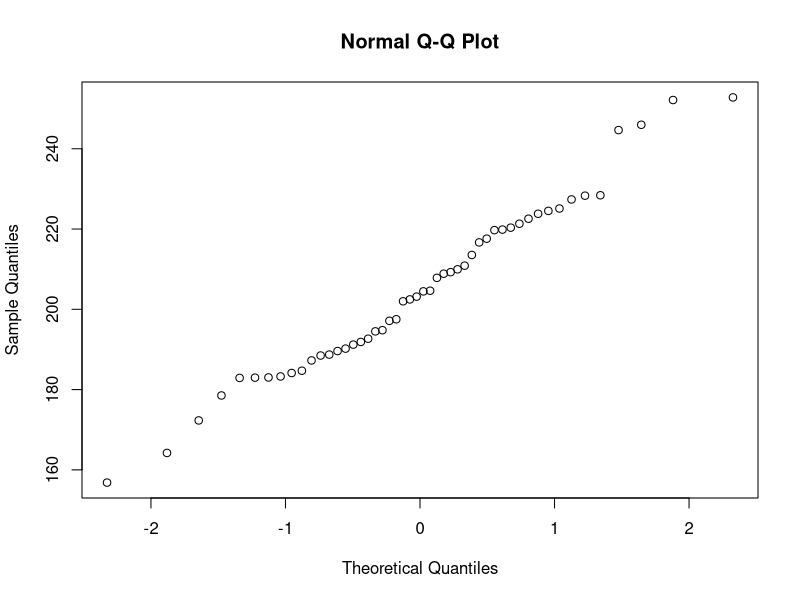
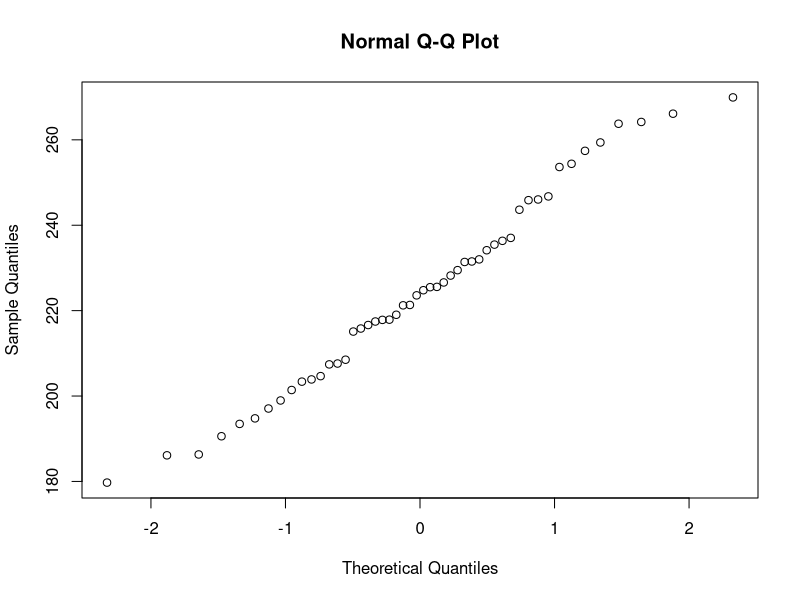
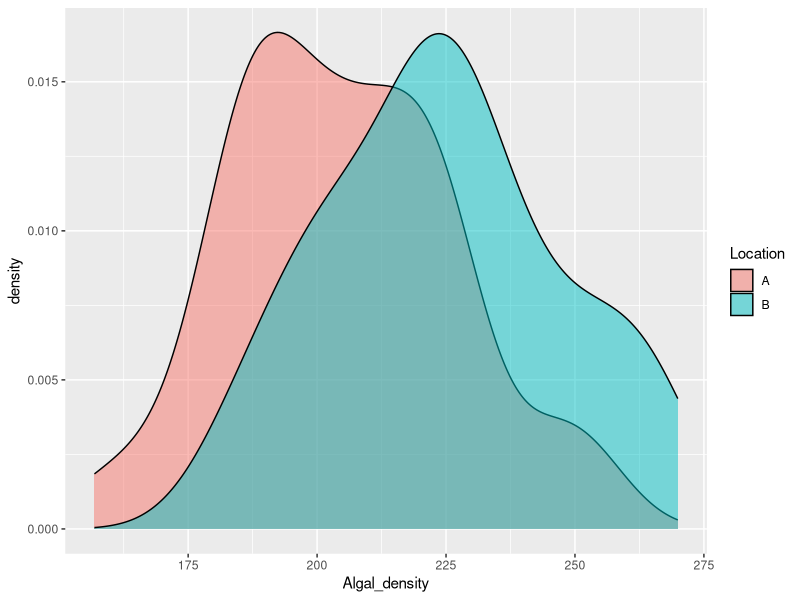
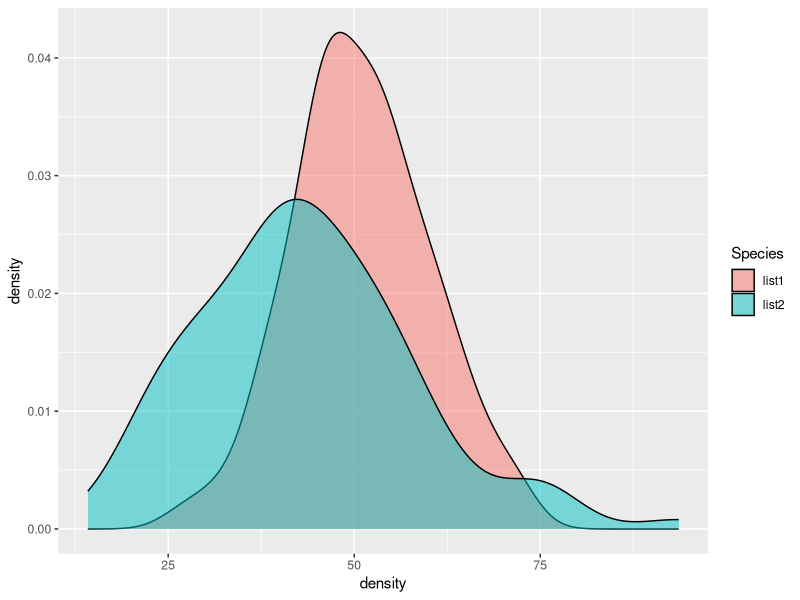

The R source for these figures, in order:
## ---- chunk 1
A <- rnorm(50, 200, 20)
B <- rnorm(50, 220, 20)
## ---- chunk 2
#We can see the distributution here - Looks as though Hist A has some outliers on the lower end of the scale
qqnorm(A)
qqnorm(B)
# Here are outliers above 3 SD away from the mean.
# A
Tmin = 200 - (3*20)
Tmax = 200 + (3*20)
A[which(A < Tmin | A > Tmax)]

#B 
Tmin = 220 - (3*20)
Tmax = 220 + (3*20)
B[which(B < Tmin | B > Tmax)]
## ---- chunk 3
d.f <- data.frame(A, B)
library(ggplot2)
# Collating the data using rep to plot 50 A's and 50 B's and then fill sheet with rnorm data. 
d.f <- data.frame(Location = c(rep("A", 50), rep("B", 50)), Algal_density = c(A, B))


ggplot(d.f, aes(x = Algal_density, fill = Location)) +
  geom_density(alpha = 0.5)


## ---- chunk 4
#binominal 50 x 10 sample test with a 0.7 and 0.5 probability of finsing the algal species
Loc.A <- rbinom(50 ,10, 0.7)
print(Loc.A)
Loc.B <- rbinom(50, 10, 0.5)
print(Loc.B)

median(Loc.A) - median(Loc.B)
## ---- chunk 5
# Probability of observing exactly 5 occurrences in a month
probability_5 <- dpois(5, lambda = 3)

# Probability of observing 3 or fewer occurrences in a month
probability_3_or_fewer <- ppois(3, lambda = 3)

probability_5
probability_3_or_fewer
## ---- chunk 6
list1 <- c(44.40, 47.70, 65.59, 50.71, 51.29, 67.15, 54.61, 37.35, 43.13, 45.54, 62.24, 53.60, 54.01, 51.11, 
           44.44, 67.87, 54.98, 30.33, 57.01, 45.27, 39.32, 47.82, 39.74, 42.71, 43.75, 33.13, 58.38, 51.53, 
           38.62, 62.54, 54.26, 47.05, 58.95, 58.78, 58.22, 56.89, 55.54, 49.38, 46.94, 46.20, 43.05, 47.92, 
           37.35, 71.69, 62.08, 38.77, 45.97, 45.33, 57.80, 49.17, 52.53, 49.71, 49.57, 63.69, 47.74, 65.16, 
           34.51, 55.85, 51.24, 52.16, 53.80, 44.98, 46.67, 39.81, 39.28, 53.04, 54.48, 50.53, 59.22, 70.50, 
           45.09, 26.91, 60.06, 42.91, 43.12, 60.26, 47.15, 37.79, 51.81, 48.61, 50.06, 53.85, 46.29, 56.44, 
           47.80, 53.32, 60.97, 54.35, 46.74, 61.49, 59.94, 55.48, 52.39, 43.72, 63.61, 44.00, 71.87, 65.33, 
           47.64, 39.74)

list2 <- c(44.34, 48.85, 41.30, 39.79, 30.73, 44.32, 33.23, 19.98, 39.30, 58.78, 36.37, 54.12, 20.73, 44.17, 
           52.79, 49.52, 46.59, 35.39, 32.25, 29.64, 46.76, 30.79, 37.64, 41.16, 72.66, 35.22, 48.53, 46.17, 
           30.57, 43.93, 66.67, 51.77, 45.62, 38.66, 14.20, 61.97, 23.09, 56.10, 73.64, 23.34, 55.53, 41.07, 
           21.42, 22.28, 20.98, 37.04, 23.07, 55.32, 76.50, 25.69, 56.82, 56.54, 49.98, 29.87, 43.21, 40.79, 
           53.44, 39.41, 59.65, 39.38, 60.79, 29.26, 26.10, 93.62, 38.75, 49.47, 54.55, 37.74, 52.75, 50.53, 
           41.77, 45.98, 44.49, 76.93, 33.88, 28.56, 45.57, 49.66, 51.55, 38.12, 29.05, 63.95, 39.76, 32.02, 
           41.46, 42.04, 61.65, 46.27, 56.31, 37.51, 48.22, 40.13, 46.42, 31.57, 25.34, 74.96, 54.01, 26.23, 
           35.83, 27.22)

## ---- chunk 7
DataFrame <- data.frame(Species = c(rep("list1", 100), rep("list2", 100)), density = c(list1, list2))

ggplot(DataFrame, aes(x = density, fill = Species)) +
  geom_density(alpha = 0.5)

mean(list1) - mean(list2)

